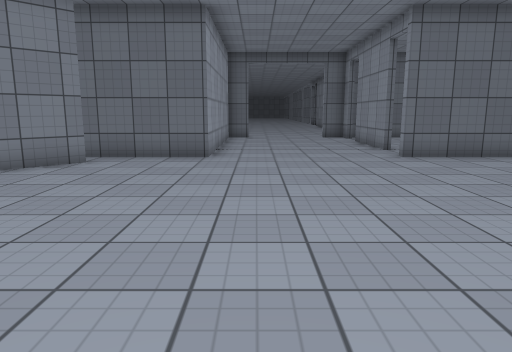
[1] (above)

22 first-person views from a walk through a scene from a Unity 3-D project. The camera is 1.3 m above the floor, tilts 10° down and sees 70° across. The floor is counted in squares, 1 m on a side. Each view is taken from the middle of a square. On the plan, view 1 faces up. The plan holds only what a view shows up to about 15 squares ahead; the rest is blank. The place goes on beyond the plan. The player character is not drawn. Door leaves are left out, so doorways stand open. Surface patterns are stand-ins for the level's own textures.

[2]
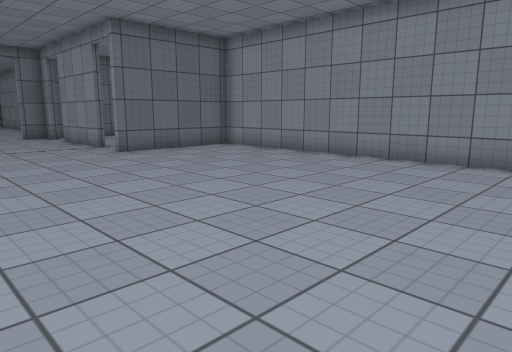

[3]
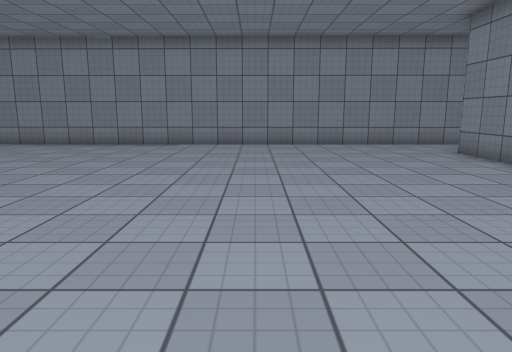

[4]
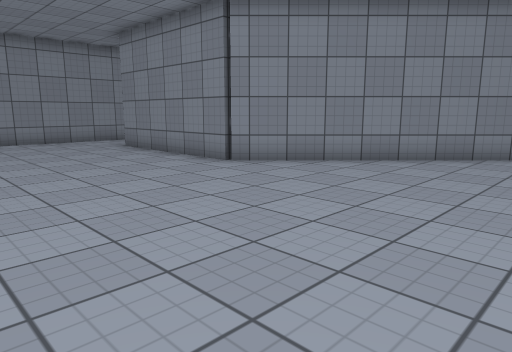

[5]
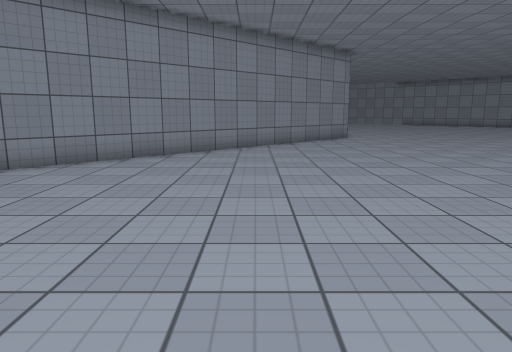

[6]
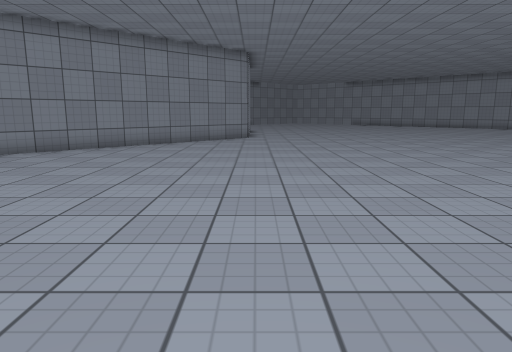

[7]
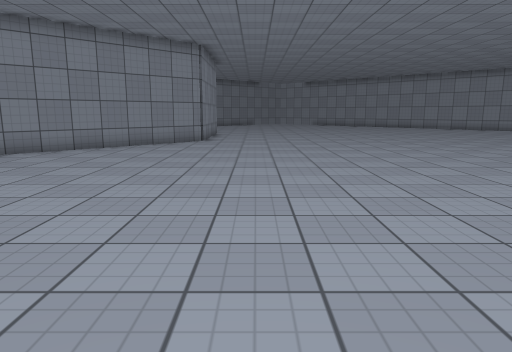

[8]
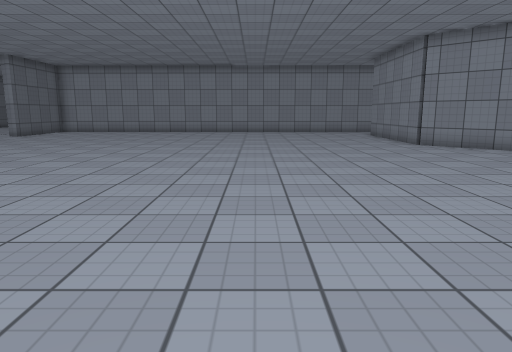

[9]
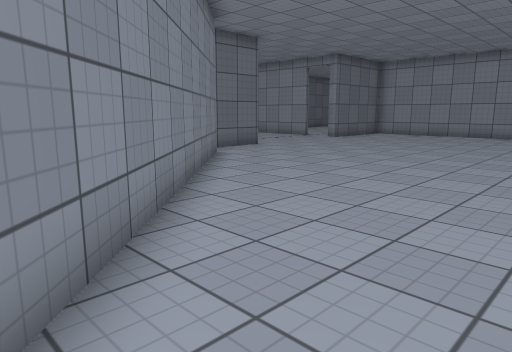

[10]
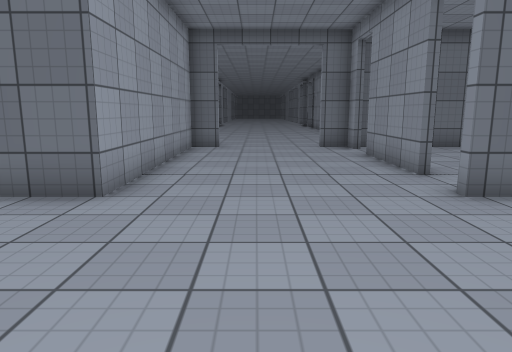

[11]
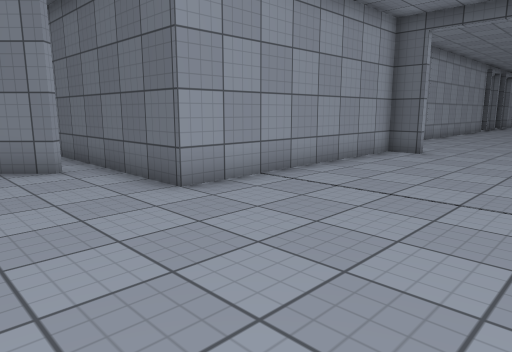

[12]
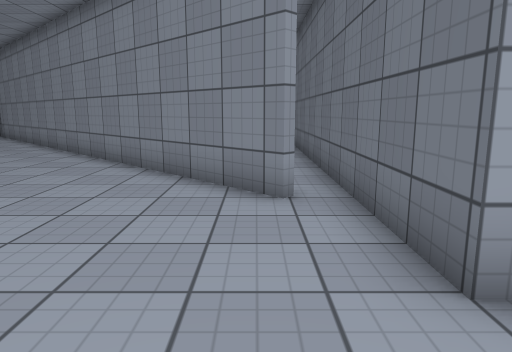

[13]
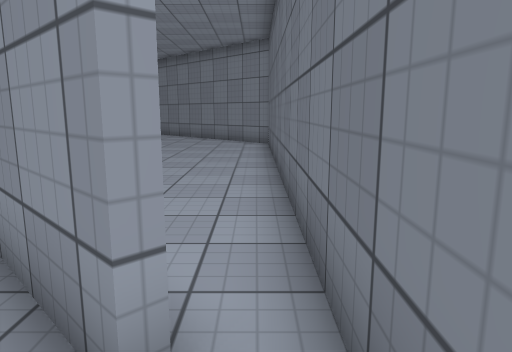

[14]
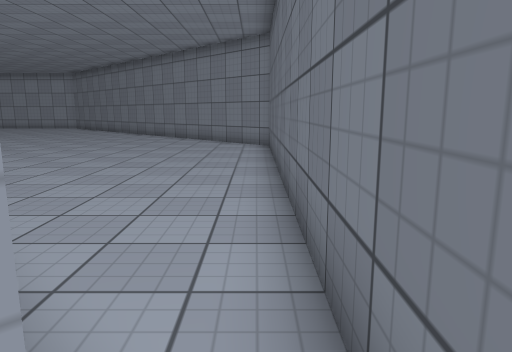

[15]
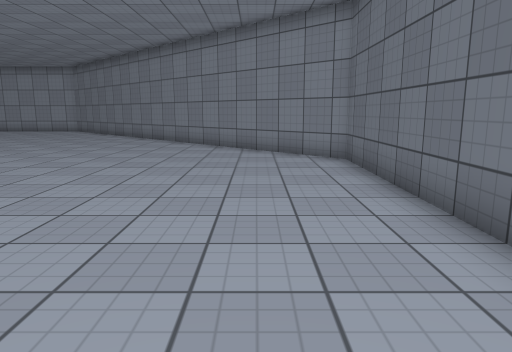

[16]
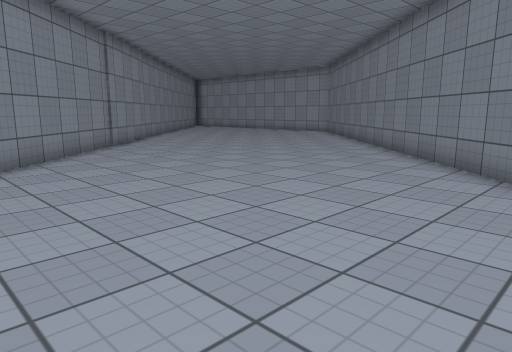

[17]
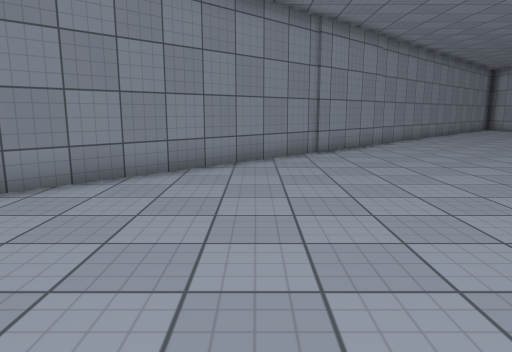

[18]
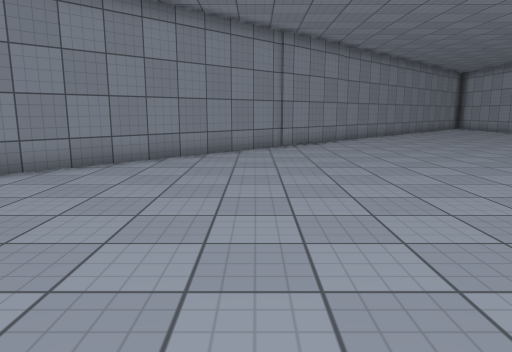

[19]
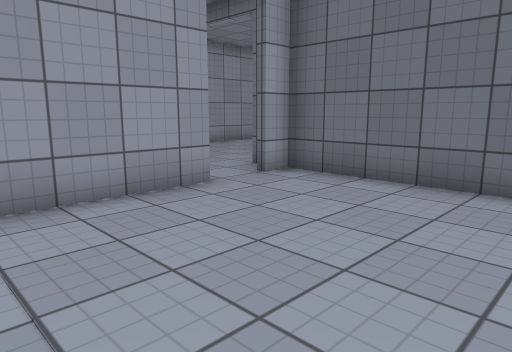

[20]
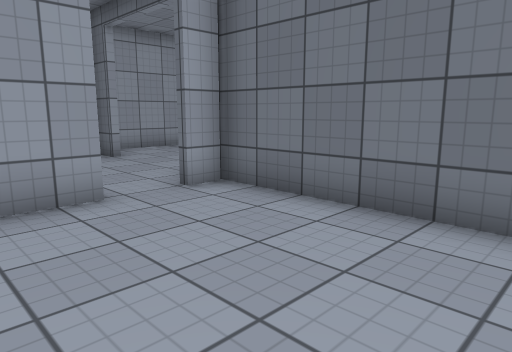

[21]
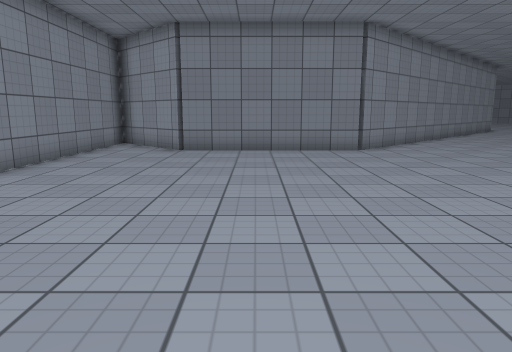

[22]
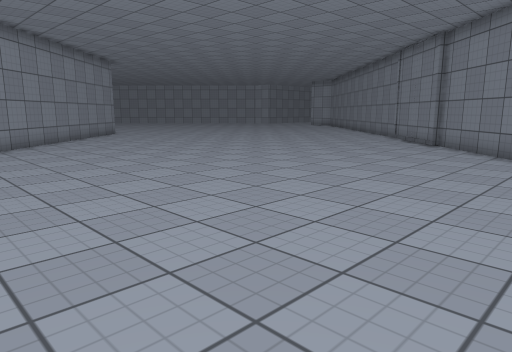

### Floor plan
Points are (right, up) in squares from view 1. A wall is a line through its corners. A room is listed if a view was taken in it or the views show most of it. See-through windows are left out.
Room 1 (views 1, 2, 3, 4, 5, 6, 7, 8, 9, 10, 11, 12, 13, 14, 21, 22)
walls: (-17.6, -4) (-18.6, -5); (-4.3, 9.5) (-17.8, -4); (4.4, 10.4) (4.4, 11.1); (-11.5, -19.3) (-0.6, -8.4) (5.5, -8.4) (8.6, -11.4) (8.8, 10.5) (4.1, 10.5); (4.4, 12.5) (4.4, 16.2); (-0.2, 18.5) (-1.4, 18.5) (-1.4, 10.5) (-4.4, 10.5); (4.4, 17.6) (4.4, 18.5) (3.4, 18.5); (-2.5, 20.5) (-2.5, 19.6)
ways out: opening at (-5, 10) to room 2; opening at (4, 17) to room 3; opening at (5, 12) to room 3
Room 2 (views 15, 16, 17, 18)
walls: (-21.5, -7.3) (-11.7, 2.5); (-4.4, 10.5) (-18.1, 10.5) (-24.5, 4)
ways out: opening at (-5, 10) to room 1
Room 3 (views 19, 20)
walls: (4.6, 16.2) (4.6, 12.9); (9.4, 18.5) (4.4, 18.5); (4.6, 18.5) (4.6, 17.6)
ways out: opening at (4, 17) to room 1; opening at (5, 12) to room 1

Where each view was taken, in squares from view 1:
view 1: 0 up, 0 right, facing up
view 2: 1 down, 1 left, facing up-right
view 3: 2 down, 6 left, facing right
view 4: 2 down, 8 left, facing down-right
view 5: 2 down, 8 left, facing down
view 6: 2 down, 13 left, facing down
view 7: 4 down, 15 left, facing down
view 8: 2 down, 15 left, facing right
view 9: 0 up, 12 left, facing up-right
view 10: 5 up, 1 right, facing up
view 11: 7 up, 4 right, facing up-left
view 12: 9 up, 1 right, facing left
view 13: 10 up, 3 left, facing left
view 14: 10 up, 4 left, facing left
view 15: 8 up, 8 left, facing left
view 16: 10 up, 12 left, facing down-left
view 17: 8 up, 16 left, facing down
view 18: 10 up, 17 left, facing down
view 19: 12 up, 10 right, facing up-left
view 20: 14 up, 10 right, facing up-left
view 21: 4 up, 3 right, facing down
view 22: 1 up, 3 left, facing down-left
